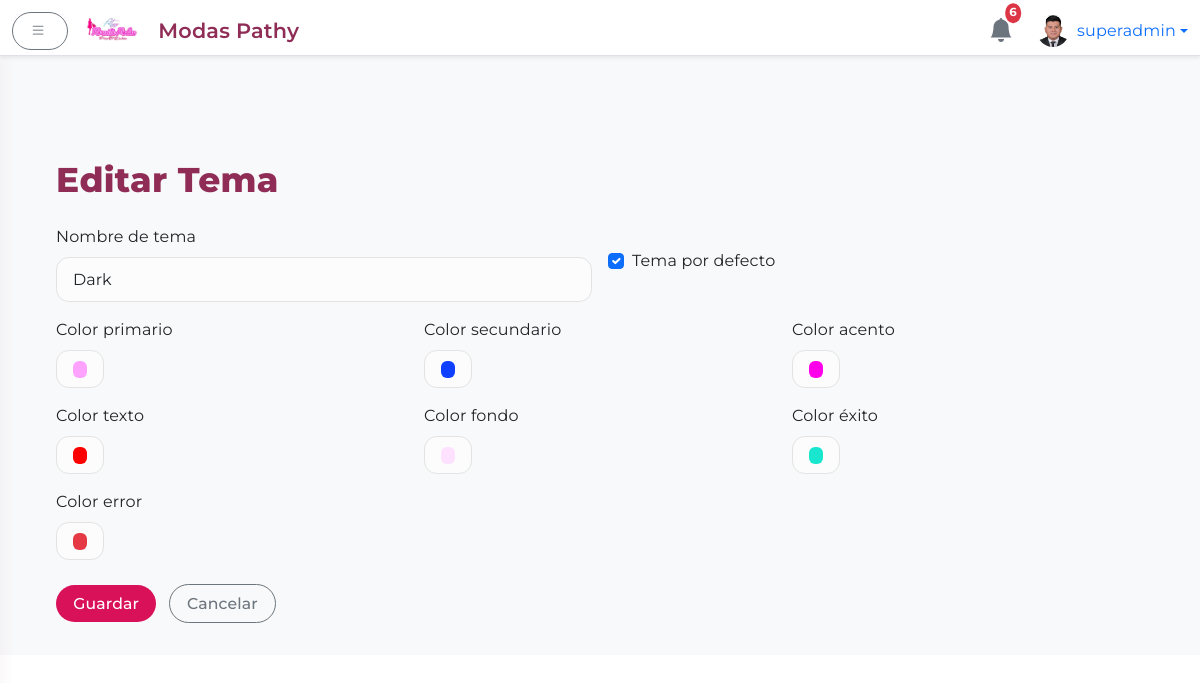
The page /admin/themes/edit/2 (signed in) on the database as committed earlier.
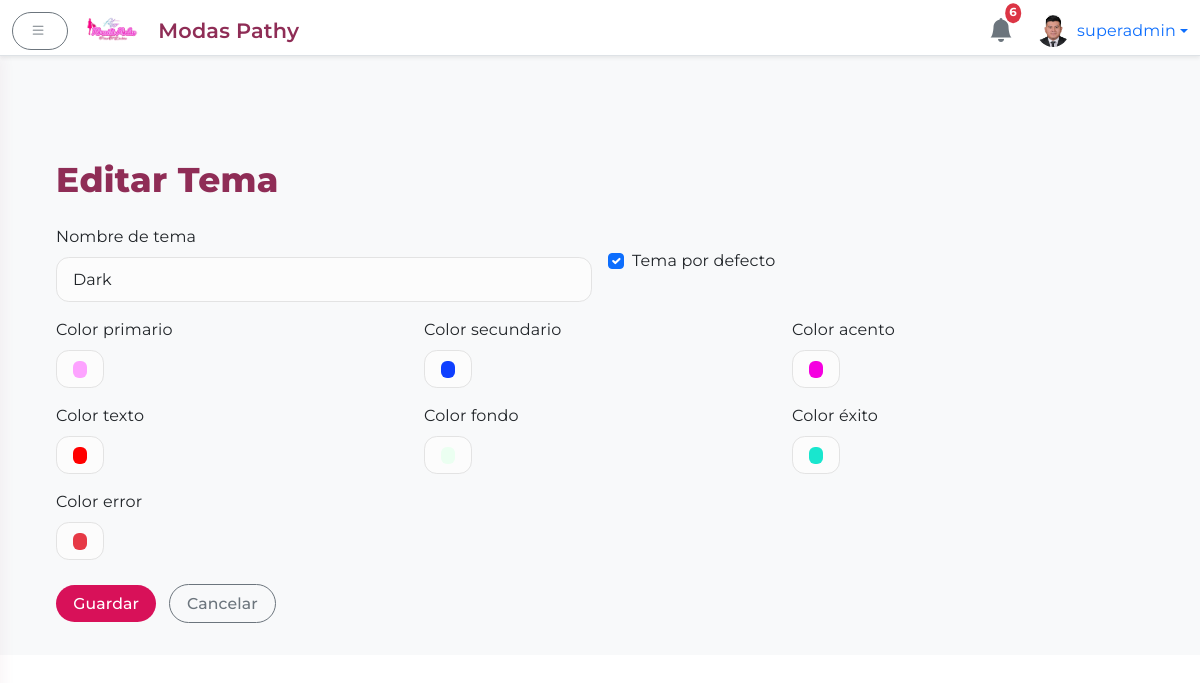
The same page on the database as committed later.
### app.py (models this page shows, shortened)
class Theme(db.Model):
    __tablename__ = 'themes'
    id         = db.Column(db.Integer, primary_key=True)
    name       = db.Column(db.String(50), unique=True, nullable=False)
    primary    = db.Column(db.String(7), nullable=False)  # e.g. #8F2D56
    secondary  = db.Column(db.String(7), nullable=False)  # e.g. #BF1E53
    accent     = db.Column(db.String(7), nullable=False)  # e.g. #25D366
    text_color = db.Column(db.String(7), nullable=False)  # e.g. #333333
    bg_color   = db.Column(db.String(7), nullable=False)  # e.g. #F8F9FA
    success    = db.Column(db.String(7), nullable=False)  # e.g. #2A9D8F
    error      = db.Column(db.String(7), nullable=False)  # e.g. #E63946
    is_default = db.Column(db.Boolean, default=False)
    created_at = db.Column(db.DateTime, default=datetime.utcnow)

### app.py (the view, shortened to what this page needs)
@app.route('/admin/themes/edit/<int:id>', methods=['GET','POST'])
@login_required
@superadmin_required
def admin_edit_theme(id):
    tema = Theme.query.get_or_404(id)
    form = ThemeForm(obj=tema)
    return render_template('admin/theme_form.html', form=form, title="Editar Tema")

### app.py
class ThemeForm(FlaskForm):
    name       = StringField('Nombre de tema', validators=[DataRequired(), Length(max=50)])
    primary    = StringField('Color primario', validators=[DataRequired(), HEX_COLOR])
    secondary  = StringField('Color secundario', validators=[DataRequired(), HEX_COLOR])
    accent     = StringField('Color acento', validators=[DataRequired(), HEX_COLOR])
    text_color = StringField('Color texto', validators=[DataRequired(), HEX_COLOR])
    bg_color   = StringField('Color fondo', validators=[DataRequired(), HEX_COLOR])
    success    = StringField('Color éxito', validators=[DataRequired(), HEX_COLOR])
    error      = StringField('Color error', validators=[DataRequired(), HEX_COLOR])
    is_default = BooleanField('Tema por defecto')
    submit     = SubmitField('Guardar')

### app.py (called while the page is built, shortened)
def superadmin_required(f):
    @wraps(f)
    def decorated_function(*args, **kwargs):
        if not current_user.is_authenticated or not getattr(current_user, 'is_superadmin', False):
            abort(403)
        return f(*args, **kwargs)
    return decorated_function

@app.before_request
def seed_themes_once():
    global _seeded
    db.create_all()

### templates/admin/theme_form.html (shortened to what this page needs)
{% extends 'admin/base_admin.html' %}
{% block body_admin %}
<div class="container-fluid">
  <h2 class="mb-4">{{ title }}</h2>
  <form method="POST">
    <div class="row g-3">
      <div class="col-md-6">
        <label for="{{ form.name.id }}" class="form-label">Nombre de tema</label>
        {{ form.name(class="form-control", id=form.name.id) }}
      </div>
      <div class="col-md-6">
        <div class="form-check mt-4">
          {{ form.is_default(class="form-check-input", id=form.is_default.id) }}
          <label for="{{ form.is_default.id }}" class="form-check-label">
            Tema por defecto
          </label>
        </div>
      </div>
      {% for field in [form.primary, form.secondary, form.accent, form.text_color, form.bg_color, form.success, form.error] %}
      <div class="col-md-4">
        <label for="{{ field.id }}" class="form-label">{{ field.label.text }}</label>
        {{ field(class="form-control form-control-color", type="color", id=field.id) }}
      </div>
      {% endfor %}
    </div>
    <div class="mt-4">
      <button type="submit" class="btn btn-primary me-2">{{ form.submit.label.text }}</button>
      <a href="{{ url_for('admin_themes') }}" class="btn btn-outline-secondary">Cancelar</a>
    </div>
  </form>
</div>
{% endblock %}

Rows that differ between the two databases and show on the page:
changed Theme "Dark": accent "#ff00ea" → "#f500e0"; bg_color "#fee0ff" → "#ebfff1"
